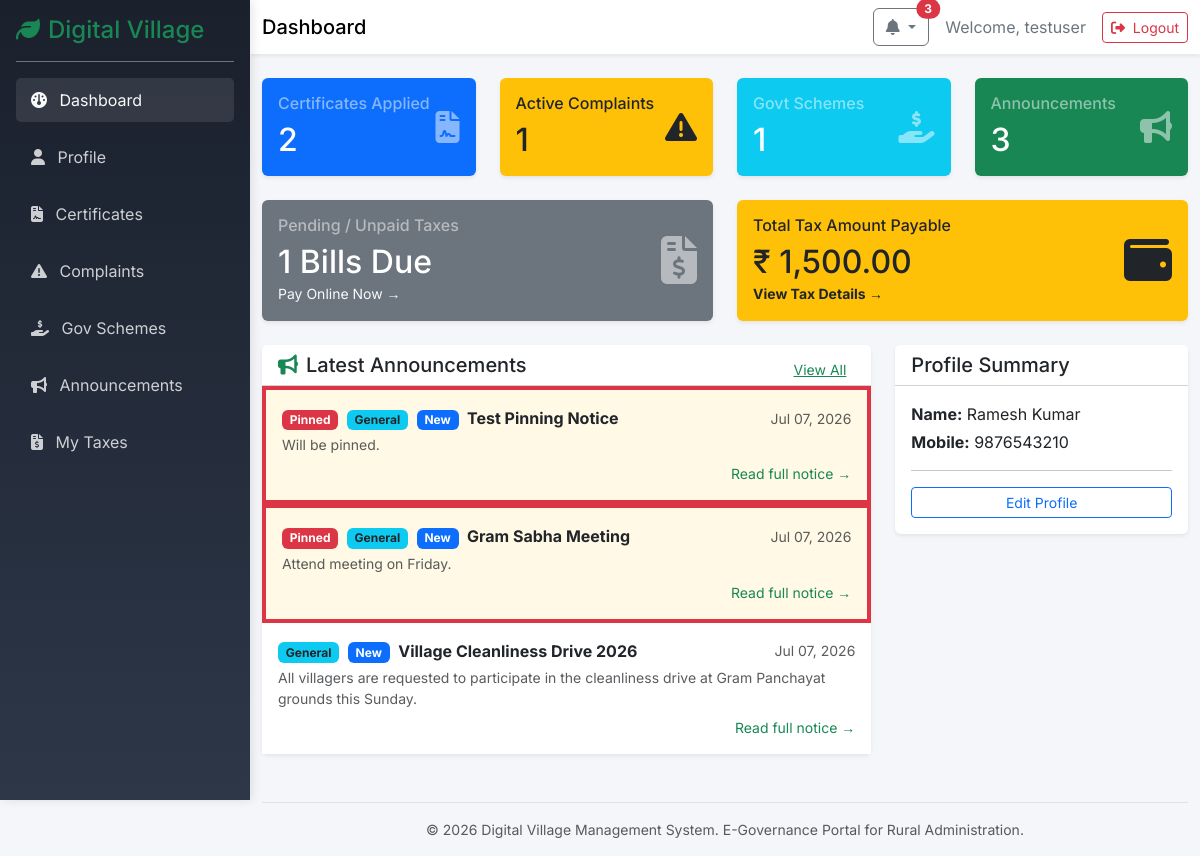
Page /villager/dashboard (signed in) on the committed database.
### models/user.py (models this page shows, shortened)
class User(UserMixin, db.Model):
    __tablename__ = 'users'
    id = db.Column(db.Integer, primary_key=True)
    username = db.Column(db.String(64), index=True, unique=True, nullable=False)
    password_hash = db.Column(db.String(256), nullable=False)
    role = db.Column(db.String(20), nullable=False, default='villager') # 'admin' or 'villager'
    created_at = db.Column(db.DateTime, default=datetime.utcnow)

class Villager(db.Model):
    __tablename__ = 'villagers'
    id = db.Column(db.Integer, primary_key=True)
    user_id = db.Column(db.Integer, db.ForeignKey('users.id'), nullable=False)
    full_name = db.Column(db.String(100), nullable=False)
    mobile = db.Column(db.String(15), nullable=False)
    address = db.Column(db.Text, nullable=False)
    aadhaar = db.Column(db.String(12), nullable=False) # Demo only
    updated_at = db.Column(db.DateTime, default=datetime.utcnow, onupdate=datetime.utcnow)
    user = db.relationship('User', backref=db.backref('villager_profile', uselist=False))

### models/announcement.py (models this page shows)
class Announcement(db.Model):
    __tablename__ = 'announcements'
    id = db.Column(db.Integer, primary_key=True)
    title = db.Column(db.String(150), nullable=False)
    content = db.Column(db.Text, nullable=False)
    category = db.Column(db.String(50), default='General')  # e.g. General, Health, Education, Agriculture, Scheme, Urgent
    is_pinned = db.Column(db.Boolean, default=False)
    scheduled_date = db.Column(db.DateTime, nullable=True)  # Optional future publication date
    attachment_filename = db.Column(db.String(255), nullable=True)  # PDF or image attachment
    is_published = db.Column(db.Boolean, default=True)
    created_at = db.Column(db.DateTime, default=datetime.now)
    reads = db.relationship('AnnouncementRead', backref='announcement', lazy=True, cascade='all, delete-orphan')

### routes/villager.py (the view)
@villager_bp.route('/dashboard')
def dashboard():
    cert_count = Certificate.query.filter_by(villager_id=current_user.villager_profile.id).count()
    complaint_count = Complaint.query.filter(
        Complaint.villager_id == current_user.villager_profile.id,
        Complaint.status != 'Resolved'
    ).count()
    scheme_count = Scheme.query.filter_by(is_active=True).count()
    active_ann_query = Announcement.query.filter(
        Announcement.is_published == True,
        db.or_(Announcement.scheduled_date == None, Announcement.scheduled_date <= datetime.now())
    )
    announcement_count = active_ann_query.count()
    latest_announcements = active_ann_query.order_by(Announcement.is_pinned.desc(), Announcement.created_at.desc()).limit(3).all()
    read_ids = [r.announcement_id for r in AnnouncementRead.query.filter_by(villager_id=current_user.villager_profile.id).all()]
    unpaid_taxes = Tax.query.filter(Tax.villager_id == current_user.villager_profile.id, Tax.payment_status.in_(['Unpaid', 'Overdue'])).count()
    total_due_amount = db.session.query(db.func.sum(Tax.amount)).filter(Tax.villager_id == current_user.villager_profile.id, Tax.payment_status.in_(['Unpaid', 'Overdue'])).scalar() or 0.0
    return render_template('villager/dashboard.html', cert_count=cert_count, complaint_count=complaint_count, scheme_count=scheme_count, announcement_count=announcement_count, latest_announcements=latest_announcements, read_ids=read_ids, unpaid_taxes=unpaid_taxes, total_due_amount=total_due_amount)

### routes/villager.py (called while the page is built)
@villager_bp.before_request
@login_required
def check_role():
    if current_user.role != 'villager':
        flash('Access denied. This section is for villagers only.', 'danger')
        return redirect(url_for('main.index'))

### templates/villager/dashboard.html (shortened to what this page needs)
{% extends "dashboard_base.html" %}
{% block content %}
<div class="row g-4 mb-4">
    <div class="col-12 col-md-6 col-lg-3">
        <div class="card shadow-sm border-0 bg-primary text-white h-100">
            <div class="card-body">
                <div class="d-flex justify-content-between align-items-center">
                    <div>
                        <h6 class="card-title text-white-50">Certificates Applied</h6>
                        <h2 class="mb-0">{{ cert_count }}</h2>
                    </div>
                    <i class="fa-solid fa-file-contract fa-2x text-white-50"></i>
                </div>
            </div>
        </div>
    </div>
    <div class="col-12 col-md-6 col-lg-3">
        <div class="card shadow-sm border-0 bg-warning text-dark h-100">
            <div class="card-body">
                <div class="d-flex justify-content-between align-items-center">
                    <div>
                        <h6 class="card-title text-dark-50">Active Complaints</h6>
                        <h2 class="mb-0">{{ complaint_count }}</h2>
                    </div>
                    <i class="fa-solid fa-exclamation-triangle fa-2x text-dark-50"></i>
                </div>
            </div>
        </div>
    </div>
    <div class="col-12 col-md-6 col-lg-3">
        <div class="card shadow-sm border-0 bg-info text-white h-100">
            <div class="card-body">
                <div class="d-flex justify-content-between align-items-center">
                    <div>
                        <h6 class="card-title text-white-50">Govt Schemes</h6>
                        <h2 class="mb-0">{{ scheme_count }}</h2>
                    </div>
                    <i class="fa-solid fa-hand-holding-dollar fa-2x text-white-50"></i>
                </div>
            </div>
        </div>
    </div>
    <div class="col-12 col-md-6 col-lg-3">
        <div class="card shadow-sm border-0 bg-success text-white h-100">
            <div class="card-body">
                <div class="d-flex justify-content-between align-items-center">
                    <div>
                        <h6 class="card-title text-white-50">Announcements</h6>
                        <h2 class="mb-0">{{ announcement_count }}</h2>
                    </div>
                    <i class="fa-solid fa-bullhorn fa-2x text-white-50"></i>
                </div>
            </div>
        </div>
    </div>
</div>
<div class="row g-4 mb-4">
    <div class="col-12 col-md-6">
        <div class="card shadow-sm border-0 bg-secondary text-white h-100">
            <div class="card-body">
                <div class="d-flex justify-content-between align-items-center">
                    <div>
                        <h6 class="card-title text-white-50">Pending / Unpaid Taxes</h6>
                        <h2 class="mb-0">{{ unpaid_taxes|default(0) }} Bills Due</h2>
                        <a href="{{ url_for('villager.taxes') }}" class="text-light small text-decoration-none">Pay Online Now &rarr;</a>
                    </div>
                    <i class="fa-solid fa-file-invoice-dollar fa-3x text-white-50"></i>
                </div>
            </div>
        </div>
    </div>
    <div class="col-12 col-md-6">
        <div class="card shadow-sm border-0 bg-warning text-dark h-100">
            <div class="card-body">
                <div class="d-flex justify-content-between align-items-center">
                    <div>
                        <h6 class="card-title text-dark-50">Total Tax Amount Payable</h6>
                        <h2 class="mb-0">₹ {{ "{:,.2f}".format(total_due_amount|default(0.0)) }}</h2>
                        <a href="{{ url_for('villager.taxes') }}" class="text-dark small text-decoration-none fw-bold">View Tax Details &rarr;</a>
                    </div>
                    <i class="fa-solid fa-wallet fa-3x text-dark-50"></i>
                </div>
            </div>
        </div>
    </div>
</div>
<div class="row g-4">
    <div class="col-md-8">
        <div class="card shadow-sm border-0 h-100">
            <div class="card-header bg-white pb-0 d-flex justify-content-between align-items-center">
                <h5 class="card-title mb-2"><i class="fa-solid fa-bullhorn me-2 text-success"></i>Latest Announcements</h5>
                <a href="{{ url_for('villager.announcements') }}" class="btn btn-sm btn-link text-success">View All</a>
            </div>
            <div class="card-body p-0">
                {% if latest_announcements %}
                <div class="list-group list-group-flush">
                    {% for ann in latest_announcements %}
                    <div class="list-group-item p-3 {% if ann.is_pinned %}bg-warning bg-opacity-10 border-start border-danger border-4{% endif %}">
                        <div class="d-flex w-100 justify-content-between align-items-center mb-1">
                            <div>
                                {% if ann.is_pinned %}<span class="badge bg-danger me-1">Pinned</span>{% endif %}
                                <span class="badge bg-info text-dark me-1">{{ ann.category or 'General' }}</span>
                                {% if ann.id not in read_ids %}<span class="badge bg-primary me-1">New</span>{% endif %}
                                <h6 class="mb-0 fw-bold text-dark d-inline">{{ ann.title }}</h6>
                            </div>
                            <small class="text-muted">{{ ann.created_at.strftime('%b %d, %Y') }}</small>
                        </div>
                        <p class="mb-2 text-muted small">{{ ann.content[:150] }}{% if ann.content|length > 150 %}...{% endif %}</p>
                        <div class="d-flex justify-content-between align-items-center">
                            <a href="{{ url_for('villager.announcements') }}" class="small text-success text-decoration-none">Read full notice &rarr;</a>
                        </div>
                    </div>
                    {% endfor %}
                </div>
                {% else %}
                <div class="text-center text-muted py-5">
                    <i class="fa-solid fa-bullhorn fa-3x mb-3 text-light"></i>
                    <p>No recent announcements published.</p>
                </div>
                {% endif %}
            </div>
        </div>
    </div>
    <div class="col-md-4">
        <div class="card shadow-sm border-0">
            <div class="card-header bg-white pb-0">
                <h5 class="card-title mb-2">Profile Summary</h5>
            </div>
            <div class="card-body">
                <p class="mb-1"><strong>Name:</strong> {{ current_user.villager_profile.full_name }}</p>
                <p class="mb-1"><strong>Mobile:</strong> {{ current_user.villager_profile.mobile }}</p>
                <hr>
                <a href="{{ url_for('villager.profile') }}" class="btn btn-sm btn-outline-primary w-100">Edit Profile</a>
            </div>
        </div>
    </div>
</div>
{% endblock %}

### templates/dashboard_base.html (shortened to what this page needs)
<!DOCTYPE html>
<html lang="en">
<head>
    <link href="https://cdn.jsdelivr.net/npm/bootstrap@5.3.2/dist/css/bootstrap.min.css" rel="stylesheet">
    <link rel="stylesheet" href="https://cdnjs.cloudflare.com/ajax/libs/font-awesome/6.4.0/css/all.min.css">
    <link rel="stylesheet" href="{{ url_for('static', filename='css/style.css') }}">
</head>
<body class="dashboard-body">
    <div class="sidebar bg-dark text-white p-3" id="sidebar">
        <div class="sidebar-header border-bottom border-secondary pb-3 mb-3">
            <h4 class="mb-0 text-success"><i class="fa-solid fa-leaf me-2"></i>Digital Village</h4>
        </div>
        <ul class="nav flex-column sidebar-nav">
            {% if current_user.role == 'villager' %}
            <li class="nav-item mb-2">
                <a class="nav-link text-light {% if request.endpoint == 'villager.dashboard' %}active{% endif %}" href="{{ url_for('villager.dashboard') }}">
                    <i class="fa-solid fa-gauge me-2"></i> Dashboard
                </a>
            </li>
            <li class="nav-item mb-2">
                <a class="nav-link text-light {% if request.endpoint == 'villager.profile' %}active{% endif %}" href="{{ url_for('villager.profile') }}">
                    <i class="fa-solid fa-user me-2"></i> Profile
                </a>
            </li>
            <li class="nav-item mb-2">
                <a class="nav-link text-light {% if 'villager.certificate' in request.endpoint %}active{% endif %}" href="{{ url_for('villager.certificates') }}">
                    <i class="fa-solid fa-file-contract me-2"></i> Certificates
                </a>
            </li>
            <li class="nav-item mb-2">
                <a class="nav-link text-light {% if 'villager.complaint' in request.endpoint %}active{% endif %}" href="{{ url_for('villager.complaints') }}">
                    <i class="fa-solid fa-exclamation-triangle me-2"></i> Complaints
                </a>
            </li>
            <li class="nav-item mb-2">
                <a class="nav-link text-light {% if 'villager.scheme' in request.endpoint or 'villager.favourite' in request.endpoint %}active{% endif %}" href="{{ url_for('villager.schemes') }}">
                    <i class="fa-solid fa-hand-holding-dollar me-2"></i> Gov Schemes
                </a>
            </li>
            <li class="nav-item mb-2">
                <a class="nav-link text-light {% if 'villager.announcement' in request.endpoint %}active{% endif %}" href="{{ url_for('villager.announcements') }}">
                    <i class="fa-solid fa-bullhorn me-2"></i> Announcements
                </a>
            </li>
            <li class="nav-item mb-2">
                <a class="nav-link text-light {% if 'villager.tax' in request.endpoint %}active{% endif %}" href="{{ url_for('villager.taxes') }}">
                    <i class="fa-solid fa-file-invoice-dollar me-2"></i> My Taxes
                </a>
            </li>
            {% endif %}
        </ul>
    </div>
    <div class="main-content" id="main-content">
        <nav class="navbar navbar-expand-lg navbar-light bg-white shadow-sm mb-4">
            <div class="container-fluid">
                <span class="navbar-brand mb-0 h1 d-none d-md-block">Dashboard</span>
                <div class="ms-auto d-flex align-items-center">
                    {% if current_user.role == 'villager' %}
                    <div class="dropdown me-3">
                        <a class="btn btn-outline-secondary position-relative dropdown-toggle" href="#" role="button" id="notificationDropdown" data-bs-toggle="dropdown" aria-expanded="false" title="Notifications">
                            <i class="fa-solid fa-bell"></i>
                            {% if unread_announcements_count and unread_announcements_count > 0 %}
                            <span class="position-absolute top-0 start-100 translate-middle badge rounded-pill bg-danger animate__animated animate__pulse animate__infinite">
                                {{ unread_announcements_count }}
                            </span>
                            {% endif %}
                        </a>
                    </div>
                    {% endif %}
                    <span class="me-3 text-secondary">Welcome, {{ current_user.username }}</span>
                    <a href="{{ url_for('auth.logout') }}" class="btn btn-outline-danger btn-sm">
                        <i class="fa-solid fa-right-from-bracket me-1"></i> Logout
                    </a>
                </div>
            </div>
        </nav>
        <div class="container-fluid">
            <div class="pb-5">
                {% block content %}{% endblock %}
            </div>
            <footer class="mt-auto py-3 border-top text-center text-muted small">
                <div class="container-fluid">
                    <span>&copy; 2026 Digital Village Management System. E-Governance Portal for Rural Administration.</span>
                </div>
            </footer>
        </div>
    </div>
</body>
</html>

### static/css/style.css (style rules this page uses)
body { background-color: #f8f9fa; font-family: 'Inter', sans-serif; }
.card { transition: transform 0.2s ease, box-shadow 0.2s ease; }
.dashboard-body { display: flex; min-height: 100vh; background-color: #f4f6f9; }
.sidebar { width: 250px; transition: all 0.3s; height: 100vh; position: fixed; top: 0; left: 0; z-index: 1000; }
.sidebar-nav .nav-link { border-radius: 5px; margin-bottom: 5px; padding: 10px 15px; opacity: 0.8; }
.sidebar-nav .nav-link:hover, .sidebar-nav .nav-link.active { background-color: rgba(255,255,255,0.1); opacity: 1; }
.main-content { flex-grow: 1; margin-left: 250px; width: calc(100% - 250px); transition: all 0.3s; min-height: 100vh; }
.card { animation: fadeIn 0.3s ease-in-out; }
.sidebar { background: linear-gradient(180deg, #1a202c 0%, #2d3748 100%) !important; box-shadow: 2px 0 10px rgba(0,0,0,0.1); }

### rows in the picture
User: username "testuser"
Announcement: is_pinned "Pinned", category "General", shows "New", title "Test Pinning Notice", created_at "Jul 07, 2026", content "Will be pinned."
Announcement: is_pinned "Pinned", category "General", shows "New", title "Gram Sabha Meeting", created_at "Jul 07, 2026", content "Attend meeting on Friday."
Announcement: category "General", shows "New", title "Village Cleanliness Drive 2026", created_at "Jul 07, 2026", content "All villagers are requested to participate in the cleanliness drive at Gram Panchayat grounds this Sunday."
Villager: villager_profile.full_name "Ramesh Kumar", villager_profile.mobile "9876543210"

### other values in the picture
{{ unread_announcements_count }} "3"
{{ cert_count }} "2"
{{ complaint_count }} "1"
{{ scheme_count }} "1"
{{ announcement_count }} "3"
{{ unpaid_taxes|default(0) }} "1"
{{ "{:,.2f}".format(total_due_amount|default(0.0)) }} "1,500.00"
